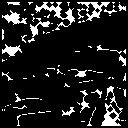

Here is the Python script that generated this plot:
import cv2
import numpy as np
import lib4150
import matplotlib.pyplot as plt
import sys,os
sys.path.append(os.getcwd())
from q01_10 import lib0110

if __name__ == '__main__':
    img = cv2.imread("Gasyori100knock/Question_41_50/imori.jpg")
    img2 = lib4150.Canny(img, 5, 1.4, 100, 30)
    out = lib4150.Closing_operation(img2, 2)

    cv2.imshow("imori", img2)
    cv2.waitKey(0)
    cv2.imwrite("q41_50/050canny.jpg", img2)
    cv2.destroyAllWindows()

    cv2.imshow("imori", out)
    cv2.waitKey(0)
    cv2.imwrite("q41_50/050.jpg", out)
    cv2.destroyAllWindows()
